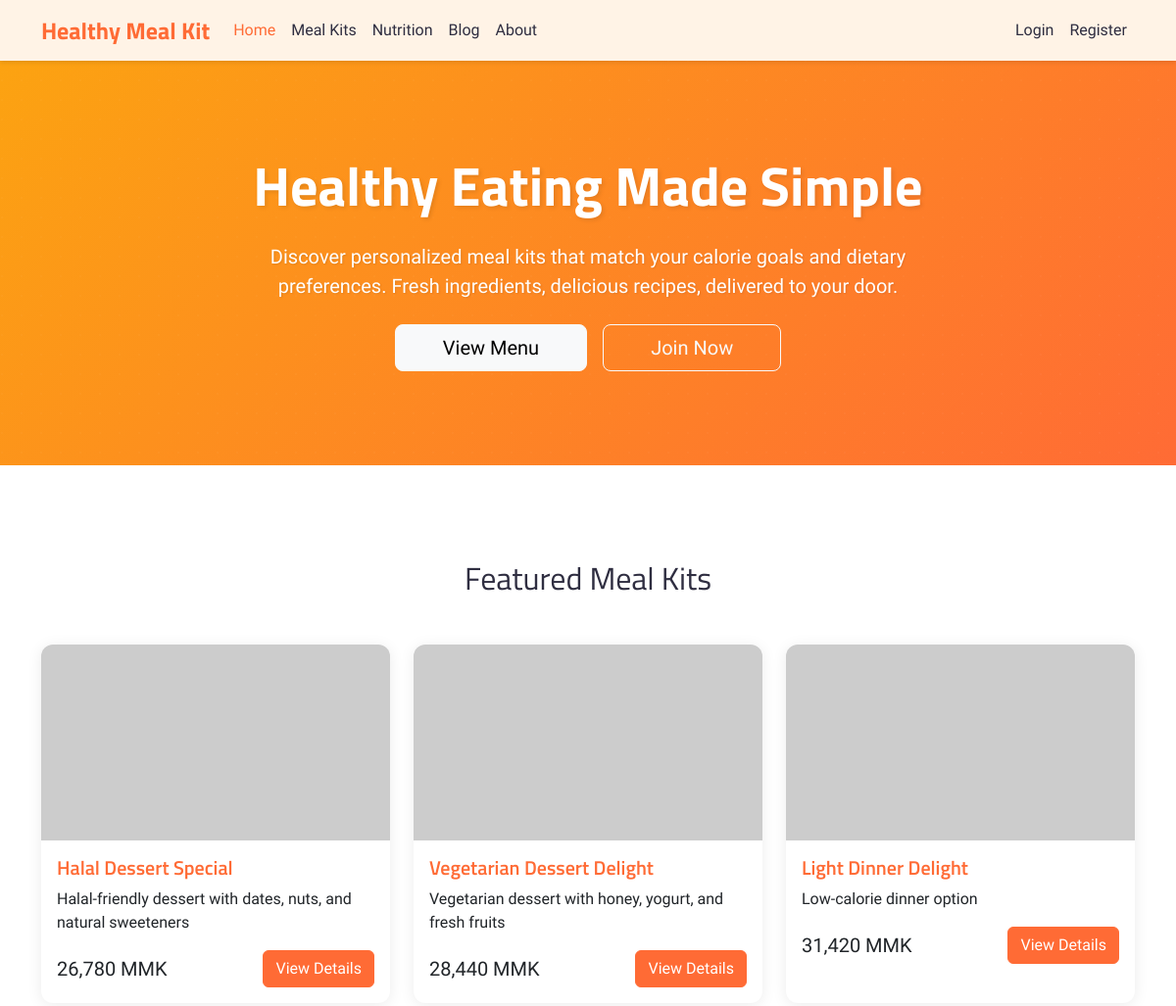
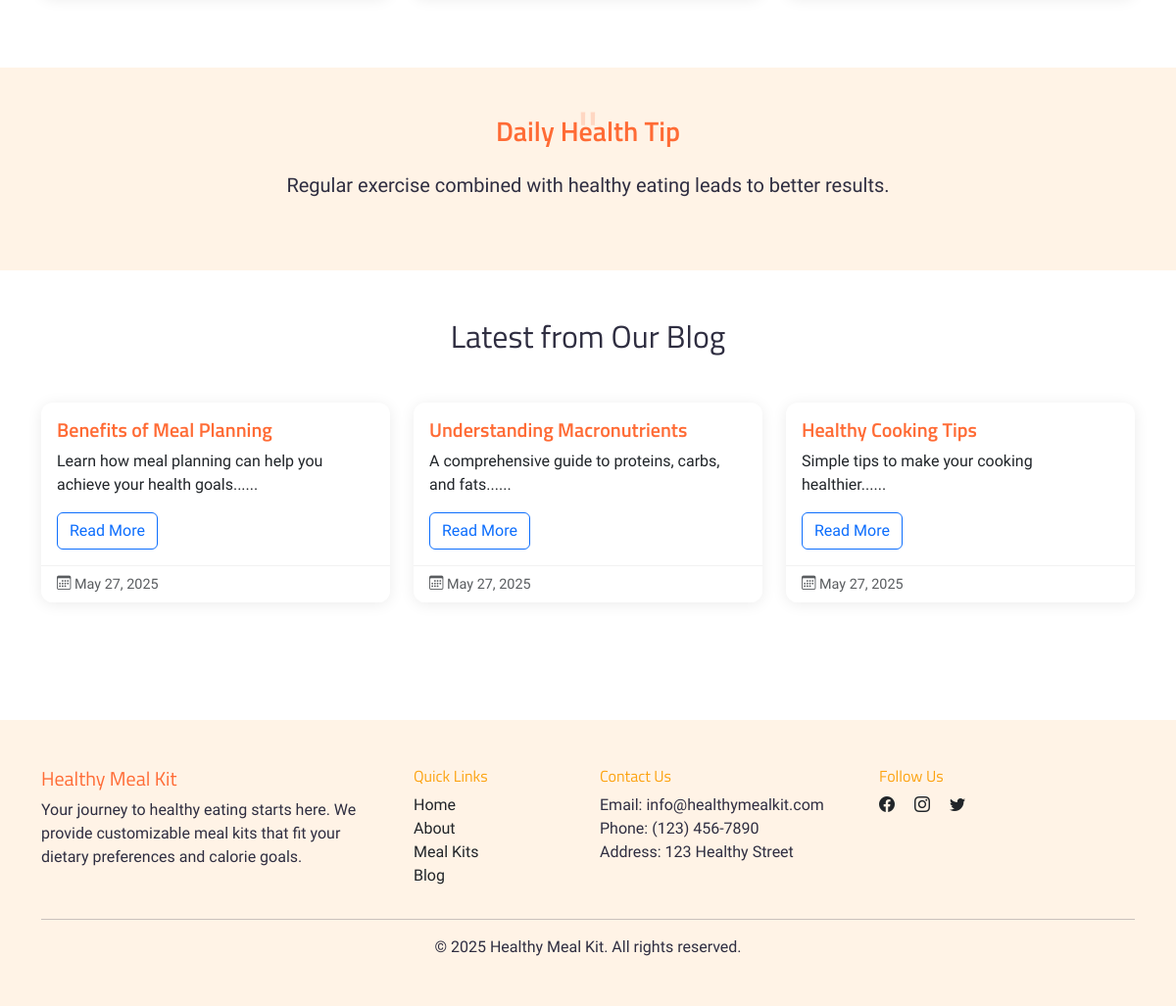
The page / on the database its author committed (2 pictures, top to bottom).
### tables this page shows
CREATE TABLE meal_kits (
    meal_kit_id INT PRIMARY KEY AUTO_INCREMENT,
    name VARCHAR(100) NOT NULL,
    description TEXT NOT NULL,
    category_id INT,
    preparation_price INT NOT NULL,
    base_calories INT NOT NULL COMMENT 'Calculated from sum of ingredients',
    cooking_time INT,
    servings INT,
    image_url VARCHAR(255),
    is_active TINYINT(1) DEFAULT 1 COMMENT '0: inactive, 1: active',
    created_at TIMESTAMP DEFAULT CURRENT_TIMESTAMP,
    FOREIGN KEY (category_id) REFERENCES categories(category_id)
);

CREATE TABLE health_tips (
    tip_id INT PRIMARY KEY AUTO_INCREMENT,
    content TEXT,
    created_at TIMESTAMP DEFAULT CURRENT_TIMESTAMP
);

CREATE TABLE blog_posts (
    post_id INT PRIMARY KEY AUTO_INCREMENT,
    title VARCHAR(255) NOT NULL,
    content TEXT,
    author_id INT,
    image_url VARCHAR(255) DEFAULT NULL,
    created_at TIMESTAMP DEFAULT CURRENT_TIMESTAMP,
    updated_at TIMESTAMP DEFAULT CURRENT_TIMESTAMP ON UPDATE CURRENT_TIMESTAMP,
    FOREIGN KEY (author_id) REFERENCES users(user_id)
);

### index.php (the view, shortened to what this page needs)
<?php
require_once 'includes/auth_check.php';
$featured_query = "SELECT mk.*, c.name as category_name,
           SUM(i.calories_per_100g * mki.default_quantity / 100) as base_calories,
           SUM(i.price_per_100g * mki.default_quantity / 100) as ingredients_price
    FROM meal_kits mk
    LEFT JOIN categories c ON mk.category_id = c.category_id
    LEFT JOIN meal_kit_ingredients mki ON mk.meal_kit_id = mki.meal_kit_id
    LEFT JOIN ingredients i ON mki.ingredient_id = i.ingredient_id
    WHERE mk.is_active = 1
    GROUP BY mk.meal_kit_id ORDER BY RAND() LIMIT 3";
$featured_result = $mysqli->query($featured_query);
$blog_query = "SELECT * FROM blog_posts ORDER BY created_at DESC LIMIT 3";
$blog_result = $mysqli->query($blog_query);
$tip_query = "SELECT * FROM health_tips ORDER BY RAND() LIMIT 1";
$tip_result = $mysqli->query($tip_query);
$health_tip = $tip_result->fetch_assoc();
?>
<!DOCTYPE html>
<html lang="en">
<head>
    <link href="https://cdn.jsdelivr.net/npm/bootstrap@5.3.0/dist/css/bootstrap.min.css" rel="stylesheet">
    <link rel="stylesheet" href="https://cdn.jsdelivr.net/npm/bootstrap-icons@1.11.3/font/bootstrap-icons.min.css">
    <link rel="stylesheet" href="assets/css/style.css">
</head>
<body>
    <?php include 'includes/navbar.php'; ?>
    <section class="hero-section text-center">
        <div class="container">
            <div class="row">
                <div class="col-lg-8 mx-auto">
                    <h1 class="mb-4">Healthy Eating Made Simple</h1>
                    <p class="lead mb-4">Discover personalized meal kits that match your calorie goals and dietary
                        preferences. Fresh ingredients, delicious recipes, delivered to your door.</p>
                    <div class="d-grid gap-3 d-sm-flex justify-content-sm-center">
                        <a href="meal-kits.php" class="btn btn-light btn-lg px-5">View Menu</a>
                        <?php
                        if(!isset($_SESSION['user_id'])) {
                            echo '<a href="register.php" class="btn btn-outline-light btn-lg px-5">Join Now</a>';
                        } else if($_SESSION['role'] == 1) {
                            echo '<a href="admin/index.php" class="btn btn-outline-light btn-lg px-5">Admin Dashboard</a>';
                        } else {
                            echo '<a href="nutrition.php" class="btn btn-outline-light btn-lg px-5">View Nutrition Information</a>';
                        }
                        ?>
                    </div>
                </div>
            </div>
        </div>
    </section>
    <section class="py-5">
        <div class="container">
            <h2 class="text-center mb-5">Featured Meal Kits</h2>
            <div class="row">
                <?php while($meal = $featured_result->fetch_assoc()): ?>
                <div class="col-md-4 mb-4">
                    <div class="card h-100">
                        <img src="https://placehold.co/600x400/FFF3E6/FF6B35?text=<?php echo urlencode($meal['name']); ?>"
                            class="card-img-top" alt="<?php echo htmlspecialchars($meal['name']); ?>">
                        <div class="card-body">
                            <h5 class="card-title text-primary-custom"><?php echo htmlspecialchars($meal['name']); ?>
                            </h5>
                            <p class="card-text"><?php echo htmlspecialchars($meal['description']); ?></p>
                            <div class="d-flex justify-content-between align-items-center">
                                <span
                                    class="h5 mb-0"><?php echo number_format($meal['preparation_price']+$meal['ingredients_price'], 0); ?> MMK</span>
                                <a href="meal-details.php?id=<?php echo $meal['meal_kit_id']; ?>"
                                    class="btn btn-primary">View Details</a>
                            </div>
                        </div>
                    </div>
                </div>
                <?php endwhile; ?>
            </div>
        </div>
    </section>
    <section class="health-tip-section py-5">
        <div class="container">
            <div class="row align-items-center">
                <div class="col-md-8 mx-auto text-center">
                    <h3 class="mb-4 text-primary-custom">Daily Health Tip</h3>
                    <p class="lead mb-4"><?php echo htmlspecialchars($health_tip['content']); ?></p>
                </div>
            </div>
        </div>
    </section>
    <section class="py-5">
        <div class="container">
            <h2 class="text-center mb-5">Latest from Our Blog</h2>
            <div class="row">
                <?php while($post = $blog_result->fetch_assoc()): ?>
                <div class="col-md-4 mb-4">
                    <div class="card blog-card">
                        <div class="card-body">
                            <h5 class="card-title text-primary-custom"><?php echo htmlspecialchars($post['title']); ?>
                            </h5>
                            <p class="card-text">
                                <?php echo substr(htmlspecialchars($post['content']), 0, 150) . '...'; ?></p>
                            <a href="blog-post.php?id=<?php echo $post['post_id']; ?>"
                                class="btn btn-outline-primary">Read More</a>
                        </div>
                        <div class="card-footer text-muted">
                            <i class="bi bi-calendar3"></i>
                            <?php echo date('F j, Y', strtotime($post['created_at'])); ?>
                        </div>
                    </div>
                </div>
                <?php endwhile; ?>
            </div>
        </div>
    </section>
    <?php include 'includes/footer.php'; ?>
</body>
</html>

### assets/css/style.css (style rules this page uses)
:root { --primary: #FF6B35; --secondary: #FCA311; --accent: #FFD23F; --light: #FFF3E6; --white: #FFFFFF; --dark: #2F2E41; --heading-font: 'Titillium Web', sans-serif; --body-font: 'Schibsted Grotesk', sans-serif; }
body { font-family: var(--body-font); color: var(--dark); padding-top: 60px; }
h1, h2, h3, h4, h5, h6 { font-family: var(--heading-font); }
.btn-primary { background-color: var(--primary); border-color: var(--primary); color: var(--white); font-family: var(--body-font); font-weight: 500; }
.hero-section { background: linear-gradient(135deg, var(--secondary) 0%, var(--primary) 100%); padding: 6rem 0; margin-bottom: 3rem; position: relative; overflow: hidden; }
.hero-section::after { content: ''; position: absolute; top: 0; left: 0; right: 0; bottom: 0; opacity: 0.3; z-index: 1; }
.hero-section .container { position: relative; z-index: 2; }
.hero-section h1 { color: var(--white); font-weight: bold; font-size: 3.5rem; text-shadow: 2px 2px 4px rgba(0,0,0,0.1); font-family: var(--heading-font); }
.hero-section .lead { color: var(--white); font-size: 1.25rem; text-shadow: 1px 1px 2px rgba(0,0,0,0.1); font-family: var(--body-font); font-weight: 300; }
.card { border: none; box-shadow: 0 2px 15px rgba(0,0,0,0.08); border-radius: 12px; overflow: hidden; }
.meal-card, .blog-card { transition: all 0.3s cubic-bezier(0.175, 0.885, 0.32, 1.275); transform: scale(1); transform-origin: center; }
.card-img-top { height: 200px; object-fit: cover; }
.card-title { font-family: var(--heading-font); font-weight: 600; }
.card-text { font-family: var(--body-font); font-weight: 300; }
.text-primary-custom { color: var(--primary); }
.health-tip-section { background-color: var(--light); position: relative; }
.health-tip-section::before { content: '"'; position: absolute; top: 20px; left: 50%; transform: translateX(-50%); font-size: 60px; color: var(--primary); opacity: 0.2; font-family: var(--heading-font); }
.health-tip-section h3 { font-family: var(--heading-font); font-weight: 600; }
.blog-card { height: 100%; }
.blog-card .card-footer { background-color: var(--white); border-top: 1px solid rgba(0,0,0,0.05); font-family: var(--body-font); font-size: 0.9rem; }

### rows shown on the page
meal_kits: name "Halal Dessert Special", description "Halal-friendly dessert with dates, nuts, and natural sweeteners", ingredients_price "26,780"
meal_kits: name "Vegetarian Dessert Delight", description "Vegetarian dessert with honey, yogurt, and fresh fruits", ingredients_price "28,440"
meal_kits: name "Light Dinner Delight", description "Low-calorie dinner option", ingredients_price "31,420"
health_tips: content "Regular exercise combined with healthy eating leads to better results."
blog_posts: title "Benefits of Meal Planning", content "Learn how meal planning can help you achieve your health goals...", created_at "May 27, 2025"
blog_posts: title "Understanding Macronutrients", content "A comprehensive guide to proteins, carbs, and fats...", created_at "May 27, 2025"
blog_posts: title "Healthy Cooking Tips", content "Simple tips to make your cooking healthier...", created_at "May 27, 2025"
